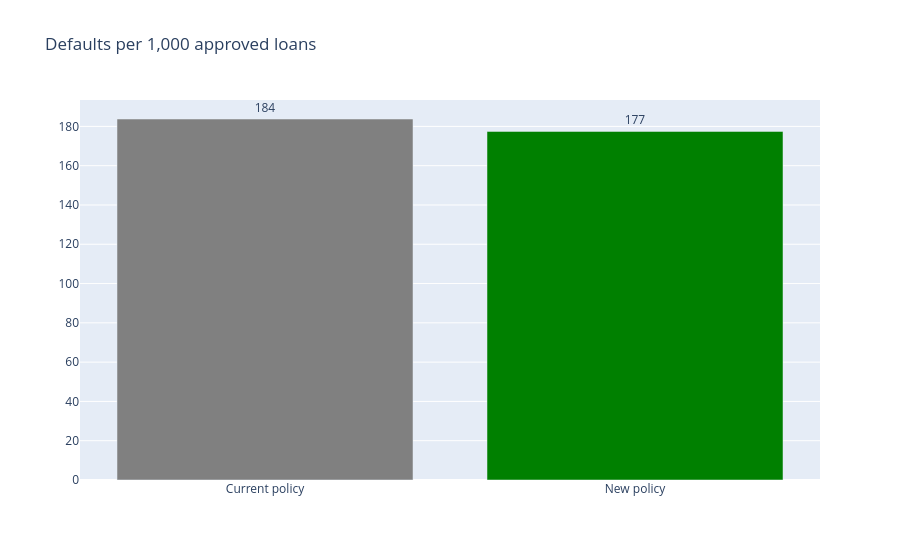

The code cell stored with this chart in its notebook:
### Code cell
before = test_df["default"].mean() * 1000
after = top["default_rate_after"] * 1000
fig = go.Figure(go.Bar(x=["Current policy", "New policy"], y=[before, after],
                       text=[f"{before:.0f}", f"{after:.0f}"], textposition="outside",
                       marker_color=["gray", "green"]))
fig.update_layout(title="Defaults per 1,000 approved loans")
fig.show()

### Figure 1 — Plotly figure (JSON) as saved in the notebook; plotly's stock layout.template omitted (floating-point values rounded to 4 significant figures)
{"data": [{"marker": {"color": ["gray", "green"]}, "text": ["184", "177"], "textposition": "outside", "type": "bar", "x": ["Current policy", "New policy"], "y": [183.8, 177.4]}], "layout": {"title": {"text": "Defaults per 1,000 approved loans"}}}
